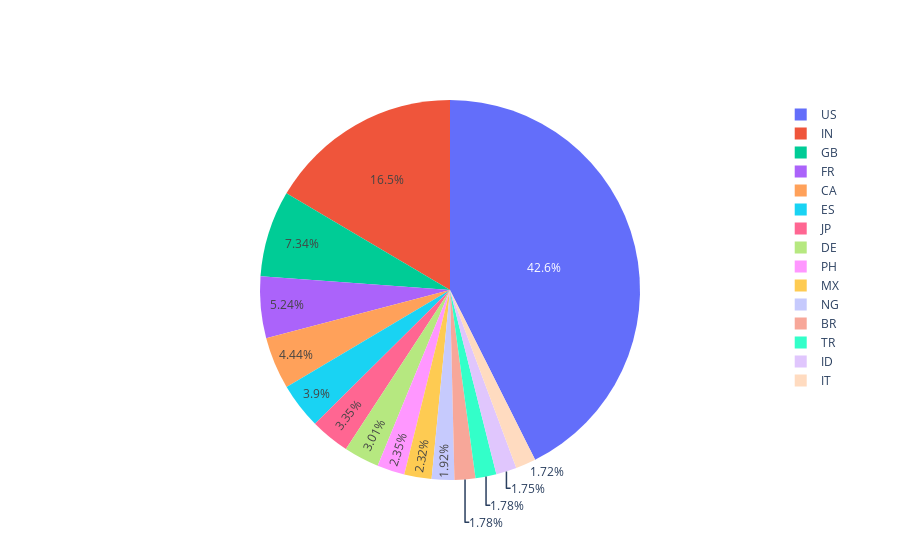

Notebook code cell kept with this figure:
### Code cell
#En este gráfico circular podemos observar los principales mercados de producción de películas para Netflix.

fig = go.Figure(data = [go.Pie(labels = list(pa.index), values = list(pa.values))])

fig.show()

### Figure 1 — Plotly figure (JSON) as saved in the notebook; plotly's stock layout.template omitted (floating-point values rounded to 4 significant figures)
{"data": [{"labels": ["US", "IN", "GB", "FR", "CA", "ES", "JP", "DE", "PH", "MX", "NG", "BR", "TR", "ID", "IT"], "type": "pie", "values": [1487, 576, 256, 183, 155, 136, 117, 105, 82, 81, 67, 62, 62, 61, 60]}], "layout": {}}
